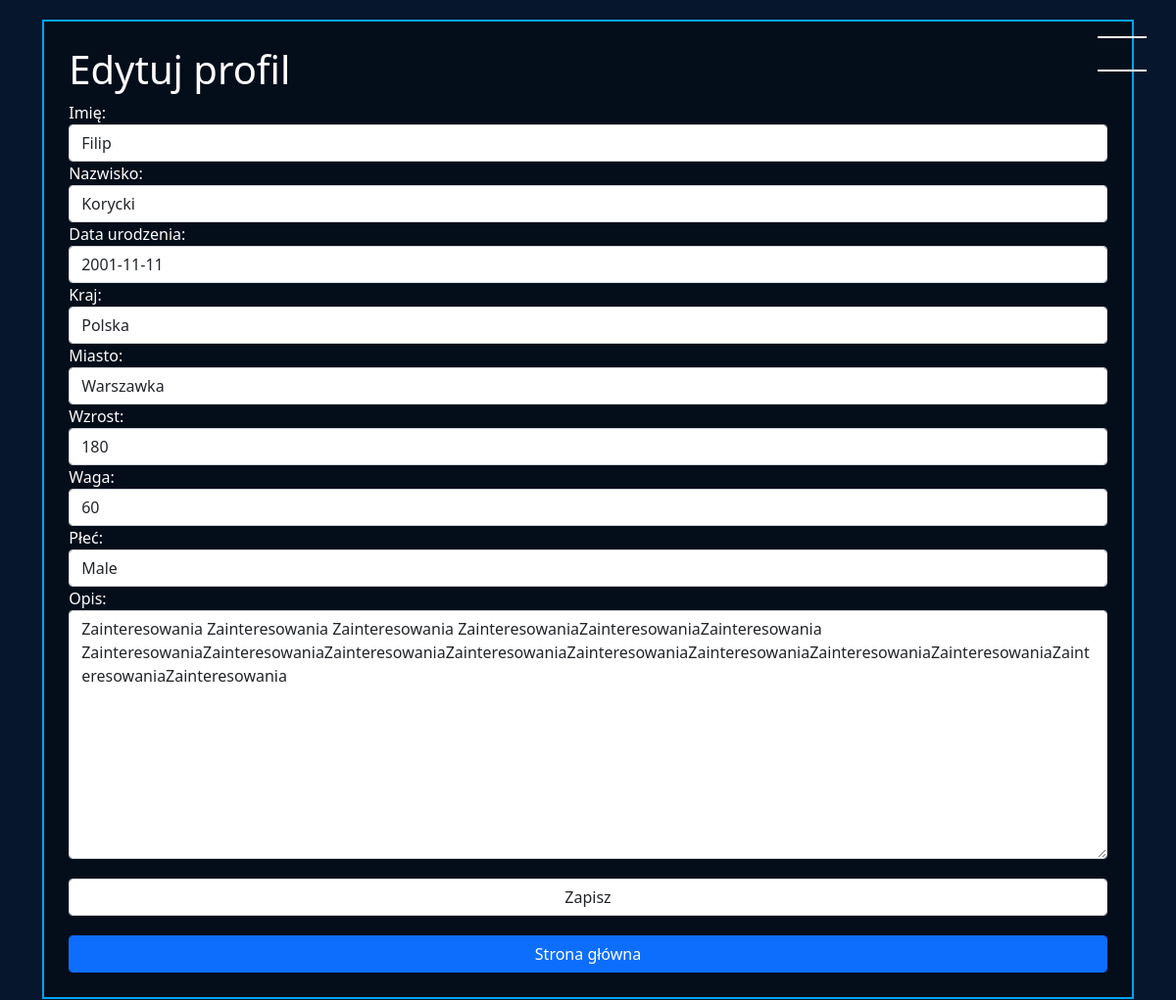
Page /profile/edit/5 (signed in) on the committed database.
### blog/models.py (models this page shows, shortened)
class Profile(models.Model):
    user = models.OneToOneField(User, null=True, on_delete=models.CASCADE)
    birth_date = models.DateField(blank=True,null=True)
    description = models.TextField(blank=True,null=True)
    first_name = models.CharField(blank=True, null=True, max_length=40)
    last_name = models.CharField(blank=True, null=True, max_length=40)
    country = models.CharField(blank=True, null=True, max_length=40)
    city = models.CharField(blank=True, null=True, max_length=40)
    height = models.DecimalField(blank=True,null=True, decimal_places=0, max_digits=120)
    weight = models.DecimalField(blank=True,null=True, decimal_places=0, max_digits=120)
    gender = models.CharField(blank=True,null=True, max_length=222)
    friends = models.ManyToManyField('self', blank=True)
    images = models.ManyToManyField("ProfileImage", related_name='+',blank=True)
    chats = models.ManyToManyField("ChatBox", related_name='+',blank=True)
    posts = models.ManyToManyField("Post", related_name='+',blank=True)

### blog/views.py (the view, shortened to what this page needs)
# urls.py: path("profile/edit/<int:pk>", views.EditProfileView.as_view(), name="edit_profile"),
class EditProfileView(LoginRequiredMixin,View):
    login_url = '/login/'
    def get(self, request, pk):
        profile = Profile.objects.all().get(id=pk)
        if not profile == request.user.profile:
            return redirect('auth_error')
        form = EditProfileForm(
            initial={
            'first_name': profile.first_name,
            'last_name': profile.last_name,
            'birth_date': profile.birth_date,
            'country': profile.country,
            'city': profile.city,
            'height': profile.height,
            'weight': profile.weight,
            'gender': profile.gender,
            'description': profile.description,
            })
        context = {
            "profile":profile,
            'form': form,
        }
        return render(request, 'blog/edit_profile.html',context)

### blog/forms.py
class EditProfileForm(forms.Form):
    first_name = forms.CharField(max_length=30, required=False, label="Imię")
    last_name = forms.CharField(max_length=30, required=False, label="Nazwisko")
    birth_date = forms.DateField(widget=forms.DateInput, label="Data urodzenia")
    country = forms.CharField(max_length=30, required=False, label="Kraj")
    city = forms.CharField(max_length=30, required=False, label="Miasto")
    height = forms.DecimalField(max_value=300,min_value=0, required=False, label="Wzrost")
    weight = forms.DecimalField(max_value=300,min_value=0, required=False, label="Waga")
    CHOICES = [("Mężczyzna","Male"),("Kobieta","Female")]
    gender = forms.ChoiceField(widget=forms.Select, choices=CHOICES, required=False, label="Płeć")
    description = forms.CharField(max_length=400,widget=forms.Textarea, required=False, label="Opis")
    def __init__(self, *args, **kwargs):
        super(EditProfileForm, self).__init__(*args, **kwargs)
        for visible in self.visible_fields():
            visible.field.widget.attrs['class'] = 'form-control'

### blog/templates/blog/edit_profile.html (shortened to what this page needs)
{% extends "blog/base.html"%}
{%block content%}
<div class="container background_v1" style="color:white;">
<h1>Edytuj profil</h1>
<form method="post" action="{%url 'edit_profile' profile.id%}">
    {{form}}
    <button class="form-control" type="submit"
    style="margin-top:20px;">Zapisz</button>
</form>
<a href="{%url 'mainpage'%}"
class="form-control btn btn-primary"
style="margin-top:20px;">
Strona główna</a>
</div>
{% endblock %}

### static/style.css (style rules this page uses)
* { box-sizing: border-box; margin:0; padding:0; }
:root { --ramka: rgb(0, 164, 240); --message-button: rgb(17, 0, 255); --background: black; --h: white; --body-text: white; --card-title: rgb(255, 255, 255); --card-body: rgb(68, 0, 255); --my-message: rgb(0, 34, 128); --other-message: rgb(0, 195, 255); --main-p-desc:rgba(2, 30, 121, 0.9); --bg-v1:rgba(0, 0, 0, 0.4); --btn-text: white; --btn-hover: crimson; --btn-border:black; --btn-bg: black; --profile:rgba(2, 30, 121, 0.9); --all-chats-chat:white; --last-message: rgb(68, 0, 255); --profile-posts-box:rgba(0, 0, 0, 0.4); }
body { background-repeat: no-repeat; background-size: cover; background: var(--background); color: var(--body-text); }
h1,h2,h3,h4,h5 { color:var(--h); }
.background_v1 { border: solid 2px var(--ramka); padding: 25px; background-color: var(--bg-v1); min-height: 800px; width: 96%; }
.btn { width:100%; }

### rows in the picture
Profile: first_name "Filip", last_name "Korycki", birth_date "2001-11-11", country "Polska", city "Warszawka", height "180", weight "60", gender "Male", description "Zainteresowania Zainteresowania Zainteresowania ZainteresowaniaZainteresowaniaZainteresowania ZainteresowaniaZainteresowaniaZainteresowaniaZainteresowaniaZainteresowaniaZainteresowaniaZainteresowaniaZainteresowaniaZainteresowaniaZainteresowania"
